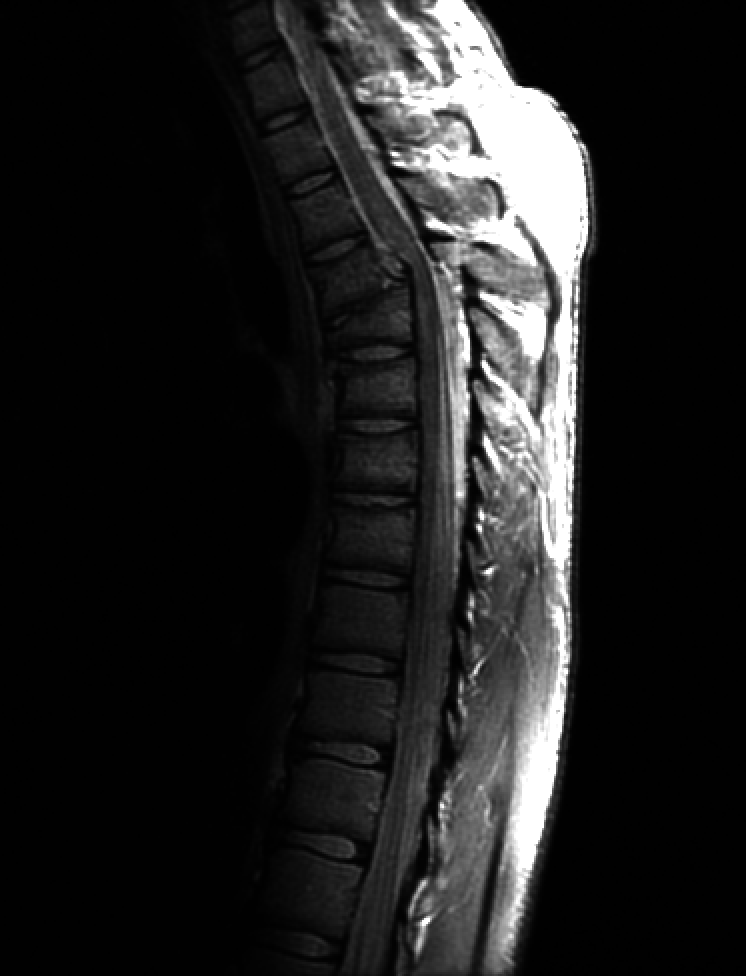
#> input picture Problem 2/Fractured Spine 746x976.tif, 746 x 976 px
$ jupyter execute 'b. Power Law Transform and Inverse Logarithmic Transform .ipynb'
#> lines starting #> are read from the running program, lines starting #| are printed output that depends on the picture
[cell 1]
import cv2
import numpy as np
import matplotlib.pyplot as plt

# Function of Power Law Transformation

[cell 2]
def power_law_transform(image, gamma):
    height, width = image.shape
    transformedImg = image.copy()
    for i in range(height):
        for j in range(width):
            pixel = float(image[i][j]) / 255.0
            transformedImg[i][j] = (pixel ** gamma) * 255

    return transformedImg

# Function of Inverse Log Transformation

[cell 3]
def inverse_log_transform(image):

    c = 255 / np.log(256)
    transformedImg = np.exp(image/c)-1

    return transformedImg

[cell 4]
originalImg = cv2.imread('Fractured Spine 746x976.tif', cv2.IMREAD_GRAYSCALE)
#> originalImg is the input picture: shape (976, 746); min 0, max 255, mean 32.6

gamma_values = [1, 0.6, 0.4, 0.3]

plt.figure(figsize=(14,17))
for index, gamma in enumerate(gamma_values):
    plt.subplot(2, 2, index+1)
    plt.title(f'Power Law Transformation with Y = {gamma}')
    transformedImg = power_law_transform(originalImg, gamma)
    plt.imshow(transformedImg, cmap='gray')
#> this loop made 4 passes
#> pass 3, `transformedImg = power_law_transform(originalImg, gamma)`:
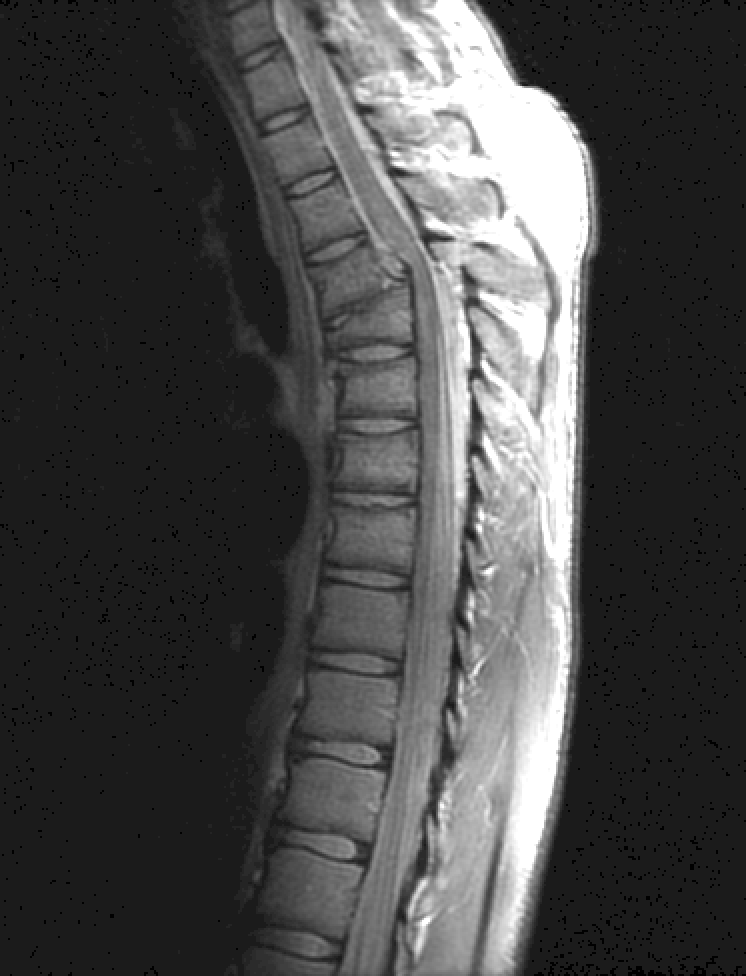
#> transformedImg: shape (976, 746); min 0, max 255, mean 71.7
plt.show()
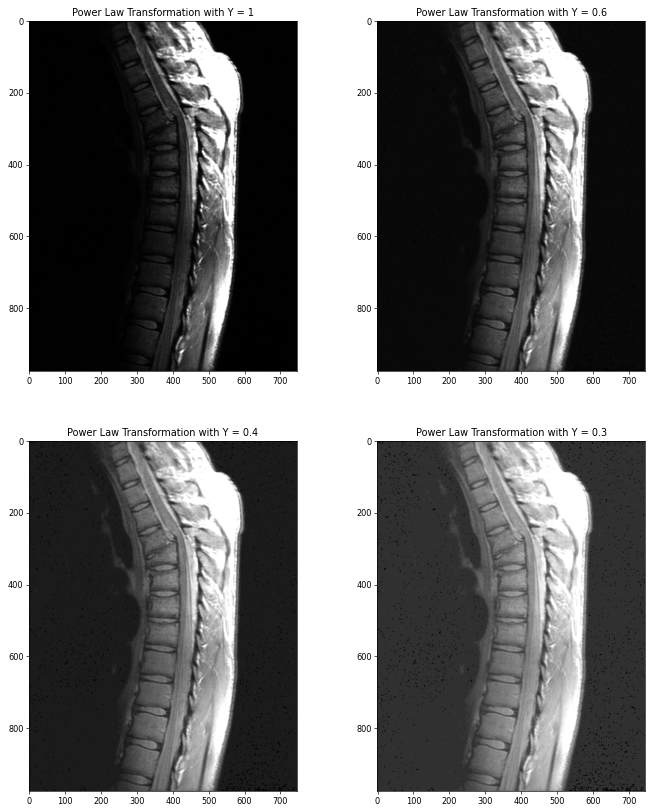
#> figure drawn by matplotlib, 4 panels

[cell 5]
originalImg = cv2.imread('Aerial Image 765x769.tif', cv2.IMREAD_GRAYSCALE)
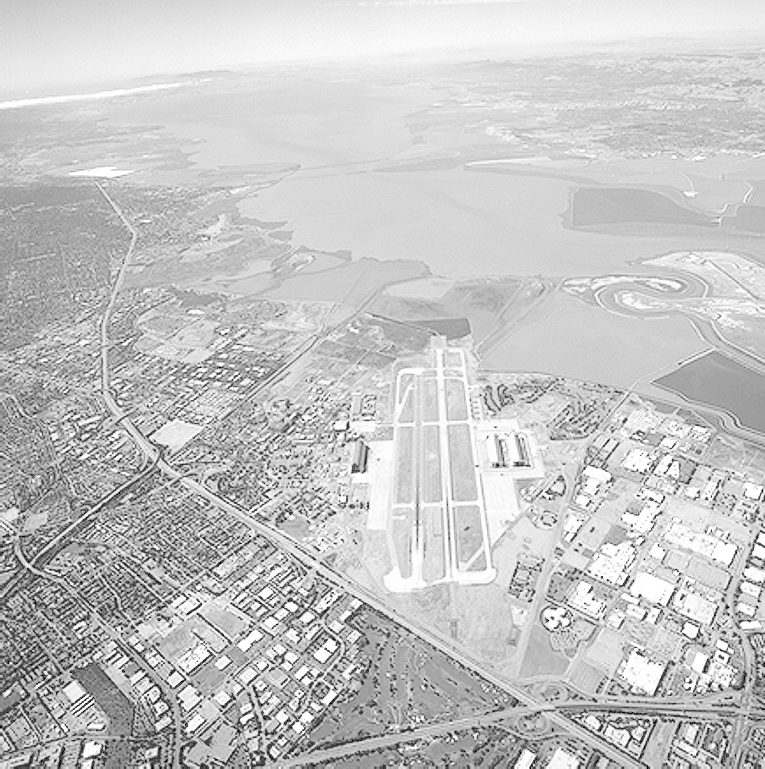
#> input picture Problem 2/Aerial Image 765x769.tif, 765 x 769 px
#> originalImg is the input picture: shape (769, 765); min 0, max 255, mean 197.1

gamma_values = [1, 3, 4, 5]

plt.figure(figsize=(14,17))
for index, gamma in enumerate(gamma_values):
    plt.subplot(2, 2, index+1)
    plt.title(f'Power Law Transformation with Y = {gamma}')
    transformedImg = power_law_transform(originalImg, gamma)
    plt.imshow(transformedImg, cmap='gray')
#> this loop made 4 passes
#> pass 2, `transformedImg = power_law_transform(originalImg, gamma)`:
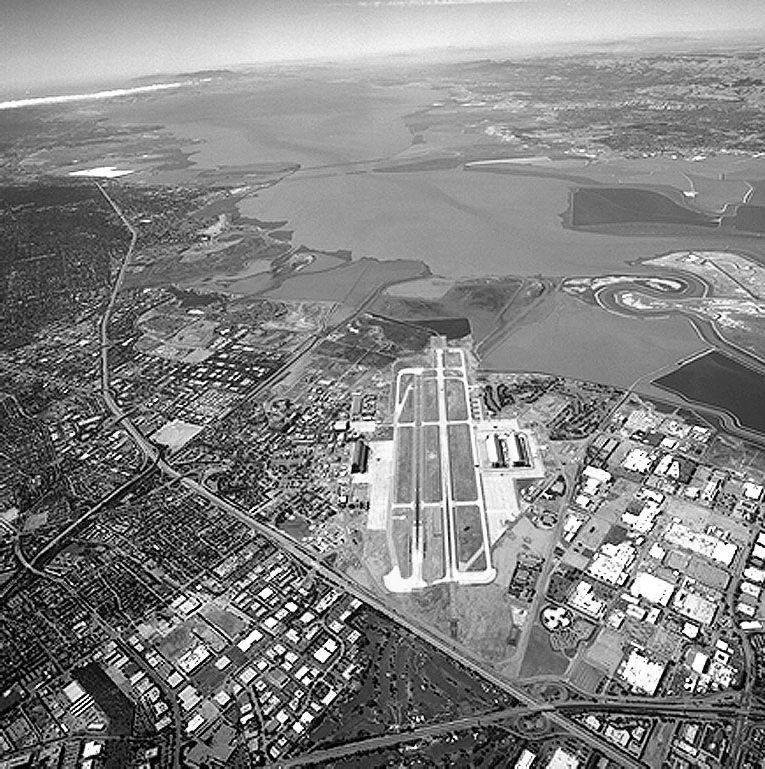
#> transformedImg: shape (769, 765); min 0, max 255, mean 131
#> pass 3, `transformedImg = power_law_transform(originalImg, gamma)`:
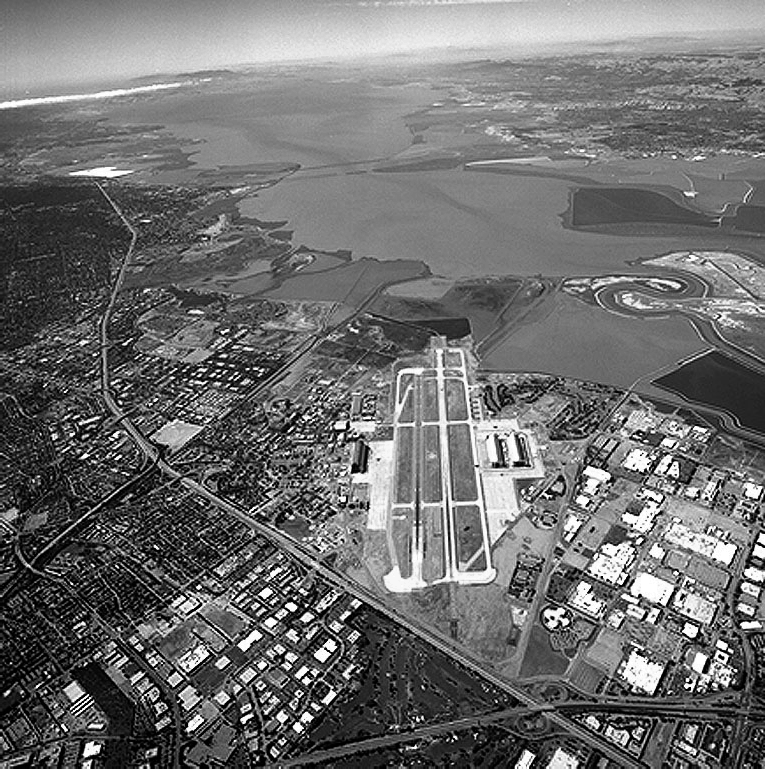
#> transformedImg: shape (769, 765); min 0, max 255, mean 110.2
plt.show()
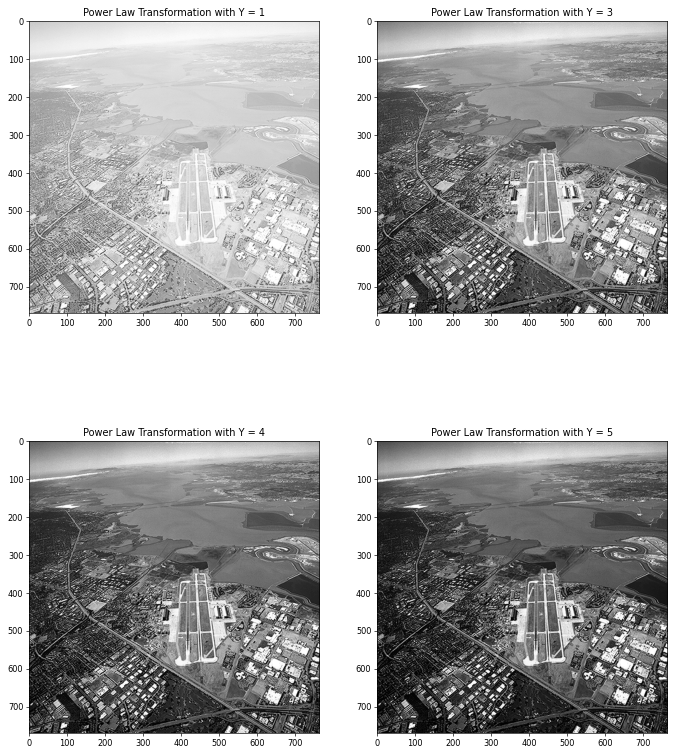
#> figure drawn by matplotlib, 4 panels

[cell 6]
originalImg = cv2.imread('Aerial Image 765x769.tif', cv2.IMREAD_GRAYSCALE)

plt.figure(figsize=(5,10))
plt.title('Inverse Log Transformation')
transformedImg = inverse_log_transform(originalImg)
#> in inverse_log_transform, `transformedImg = np.exp(image/c)-1`:
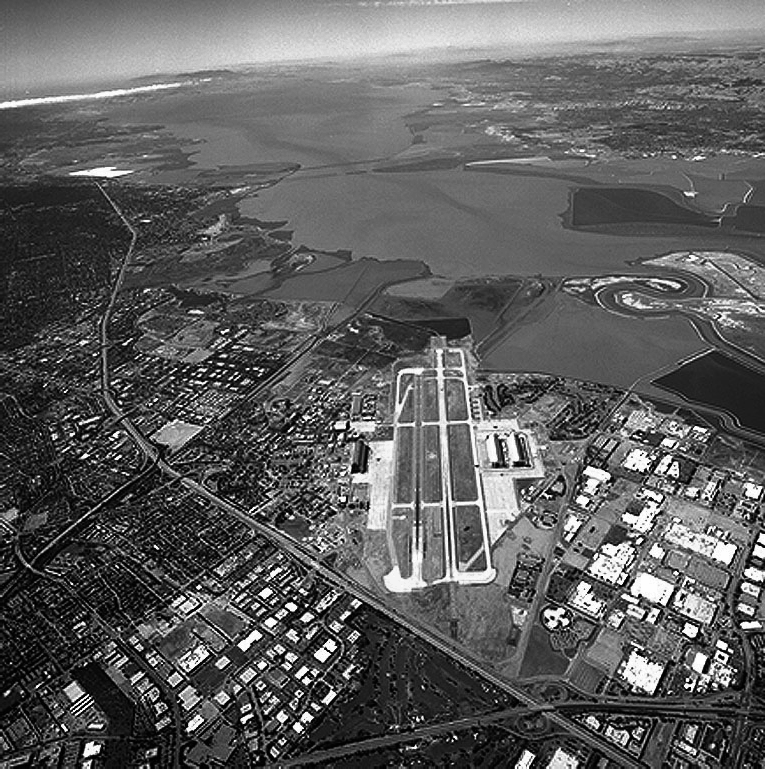
#> transformedImg: shape (769, 765) float64; min 0, max 255, mean 94.9
